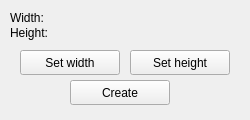
<?xml version="1.0" encoding="UTF-8"?>
<ui version="4.0">
 <class>CanvasCreator</class>
 <widget class="QWidget" name="CanvasCreator">
  <property name="geometry">
   <rect>
    <x>0</x>
    <y>0</y>
    <width>250</width>
    <height>120</height>
   </rect>
  </property>
  <property name="windowTitle">
   <string>Form</string>
  </property>
  <widget class="QLabel" name="widthLabel">
   <property name="geometry">
    <rect>
     <x>10</x>
     <y>10</y>
     <width>200</width>
     <height>15</height>
    </rect>
   </property>
   <property name="text">
    <string>Width:</string>
   </property>
  </widget>
  <widget class="QLabel" name="heightLabel">
   <property name="geometry">
    <rect>
     <x>10</x>
     <y>25</y>
     <width>200</width>
     <height>15</height>
    </rect>
   </property>
   <property name="text">
    <string>Height:</string>
   </property>
  </widget>
  <widget class="QPushButton" name="widthButton">
   <property name="geometry">
    <rect>
     <x>20</x>
     <y>50</y>
     <width>100</width>
     <height>25</height>
    </rect>
   </property>
   <property name="text">
    <string>Set width</string>
   </property>
  </widget>
  <widget class="QPushButton" name="heightButton">
   <property name="geometry">
    <rect>
     <x>130</x>
     <y>50</y>
     <width>100</width>
     <height>25</height>
    </rect>
   </property>
   <property name="text">
    <string>Set height</string>
   </property>
  </widget>
  <widget class="QPushButton" name="createButton">
   <property name="geometry">
    <rect>
     <x>70</x>
     <y>80</y>
     <width>100</width>
     <height>25</height>
    </rect>
   </property>
   <property name="text">
    <string>Create</string>
   </property>
  </widget>
 </widget>
 <resources/>
 <connections/>
</ui>
